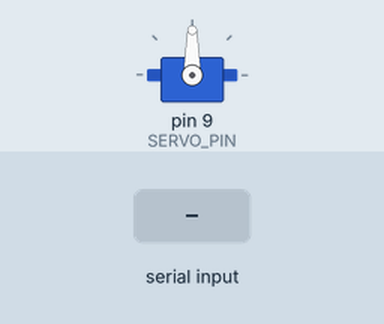
Recording of a sketch running on a simulated Arduino Uno, built with avr-gcc and run on an emulated ATmega328P. On the bench: servo. The inputs (shaded band) are chosen by the test bench. What the sketch prints to the serial monitor is not drawn.

Above: at 3.7 s.
3.8 s: "90;45\n" received over Serial
At 6.6 s:
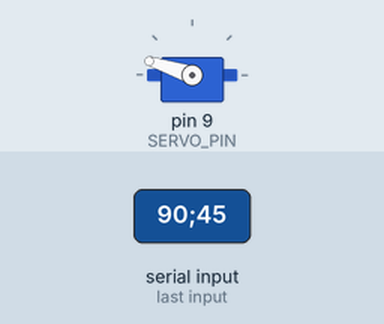
6.8 s: "30;150\n" received over Serial
At 8.53 s:
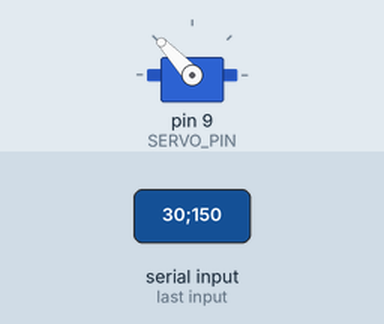
9.8 s: "5\n" received over Serial
At 12.2 s:
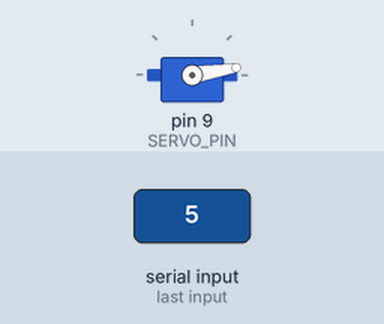
12.8 s: "1;90\n" received over Serial
At 15.2 s:
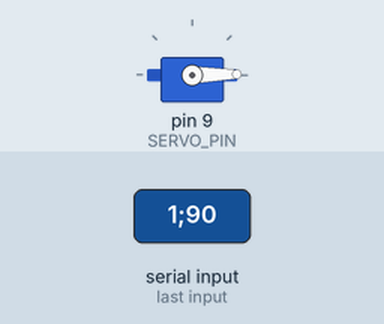
Timing chart, 0 to 16.7 s (numbered marks = the images above; inputs shaded):
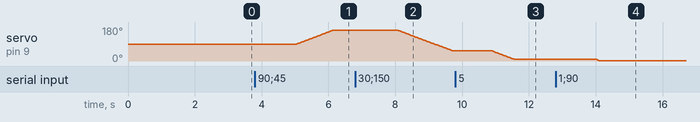

The sketch:

MindServoArduino.ino
```cpp
/*
 * MindServoArduino - Servo Controller for Neurosky EEG
 *
 * This sketch receives attention level data from the C# application
 * via serial communication and controls a servo motor position.
 * The attention level (0-100) is mapped to servo angle (0-180 degrees).
 *
 * Hardware Setup:
 * - Servo signal wire connected to pin 9
 * - Servo power (red) to 5V or external power supply
 * - Servo ground (brown/black) to GND
 * - Serial communication at 115200 baud
 *
 * Command Protocol:
 * - Format: "attentionLevel;reserved;"
 * - attentionLevel: 0-100 (maps to angle 0-180)
 * - reserved: Reserved for future use
 *
 * Author: SMIT
 * Version: 1.0.0
 * Date: 2026
 */

#include <Servo.h>

// ============================================
// Configuration Constants
// ============================================
const int SERVO_PIN = 9;           // PWM pin connected to servo signal wire
const int BAUD_RATE = 115200;      // Serial communication baud rate

// Attention level boundaries
const int ATTENTION_MIN = 0;
const int ATTENTION_MAX = 100;

// Servo angle boundaries
const int SERVO_MIN_ANGLE = 0;
const int SERVO_MAX_ANGLE = 180;

// Smoothing settings
const int SMOOTHING_DELAY = 15;    // Delay between angle increments (ms)

// ============================================
// Global Variables
// ============================================
Servo mindServo;                   // Servo object
int attentionLevel = 0;            // Received attention level (0-100)
int reservedValue = 0;             // Reserved for future functionality
int targetAngle = 0;               // Target servo angle (0-180)
int currentAngle = 0;              // Current servo angle for smooth movement
String serialInput = "";           // Buffer for incoming serial data

// ============================================
// Setup Function - Runs once at startup
// ============================================
void setup() {
    // Initialize serial communication
    Serial.begin(BAUD_RATE);

    // Attach servo to pin
    mindServo.attach(SERVO_PIN);

    // Start at center position
    currentAngle = 90;
    mindServo.write(currentAngle);

    // Send ready message
    Serial.println("MindServoArduino Ready");
    Serial.println("Servo Position Control - Attention Level Mapping");
    Serial.println("Attention 0 = 0 degrees, Attention 100 = 180 degrees");
}

// ============================================
// Main Loop - Runs continuously
// ============================================
void loop() {
    // Check if data is available on serial port
    if (Serial.available() > 0) {
        // Read the incoming string
        serialInput = Serial.readString();

        // Echo received command for debugging
        Serial.print("Received: ");
        Serial.println(serialInput);

        // Parse the command string
        // Format: "attentionLevel;reserved;"
        int delimiter1 = serialInput.indexOf(';');
        attentionLevel = serialInput.substring(0, delimiter1).toInt();

        int delimiter2 = serialInput.indexOf(';', delimiter1 + 1);
        reservedValue = serialInput.substring(delimiter1 + 1, delimiter2 + 1).toInt();

        // Constrain attention level to valid range
        attentionLevel = constrain(attentionLevel, ATTENTION_MIN, ATTENTION_MAX);

        // Map attention level (0-100) to servo angle (0-180)
        targetAngle = map(attentionLevel, ATTENTION_MIN, ATTENTION_MAX,
                          SERVO_MIN_ANGLE, SERVO_MAX_ANGLE);

        // Move servo smoothly to target position
        moveServoSmooth(targetAngle);

        // Send feedback
        Serial.print("Attention: ");
        Serial.print(attentionLevel);
        Serial.print(" -> Angle: ");
        Serial.print(currentAngle);
        Serial.println(" degrees");
    }
}

// ============================================
// Smooth Servo Movement Function
// ============================================
void moveServoSmooth(int target) {
    // Move incrementally toward target for smooth motion
    while (currentAngle != target) {
        if (currentAngle < target) {
            currentAngle++;
        } else {
            currentAngle--;
        }
        mindServo.write(currentAngle);
        delay(SMOOTHING_DELAY);
    }
}
```

Measured:
- after the input at 3.8 s, servo on pin 9 (SERVO_PIN): moves from 90° to 162° over 1.1 s, starting after 1.2 s
- after the input at 6.8 s, servo on pin 9 (SERVO_PIN): moves from 162° to 54° over 1.6 s, starting after 1.3 s
- after the input at 9.8 s, servo on pin 9 (SERVO_PIN): moves from 54° to 9° over 0.66 s, starting after 1.1 s
- after the input at 12.8 s, servo on pin 9 (SERVO_PIN): 9° → 1° after 1.2 s
